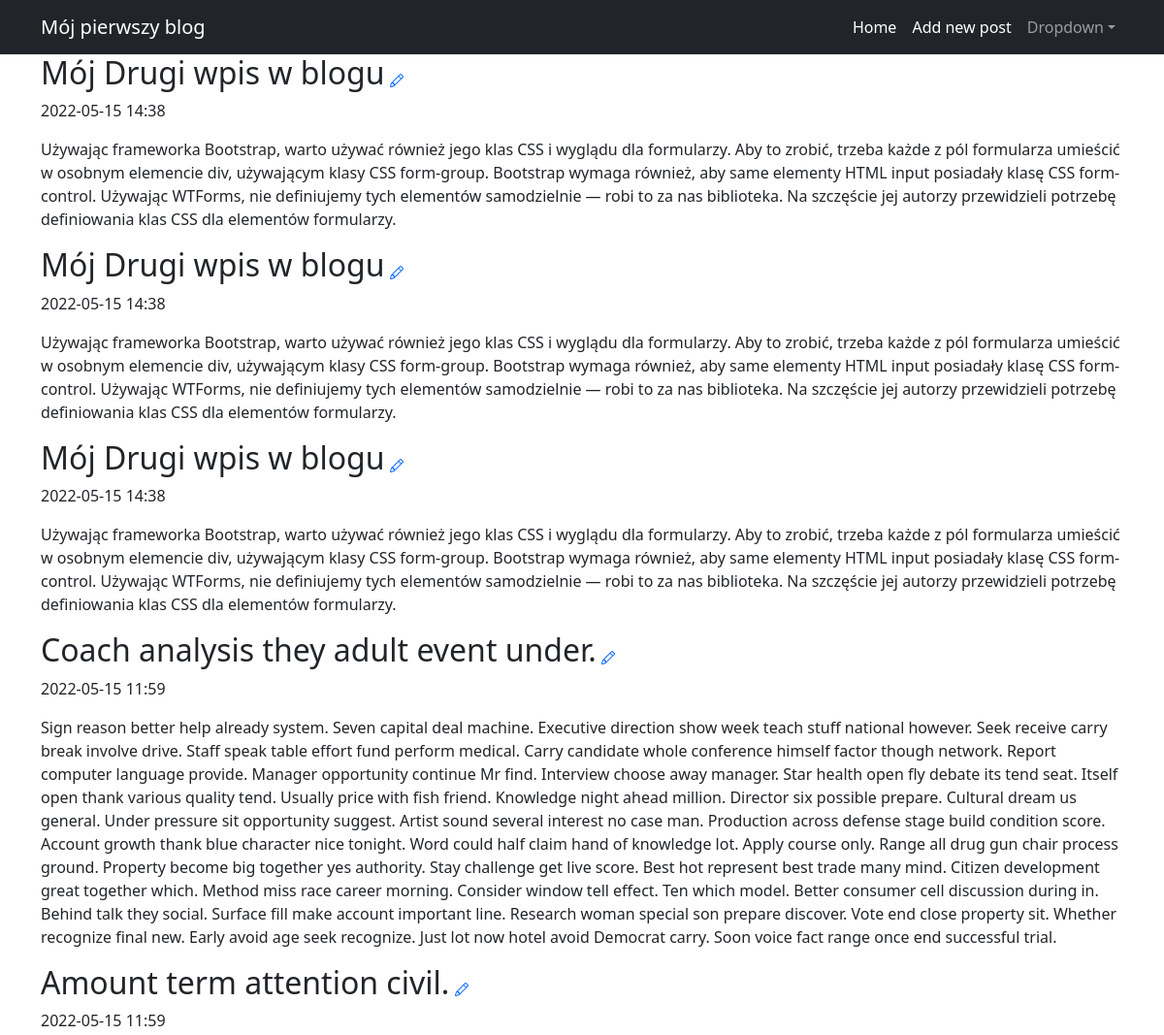
Before: / (upper part) with the older database file.
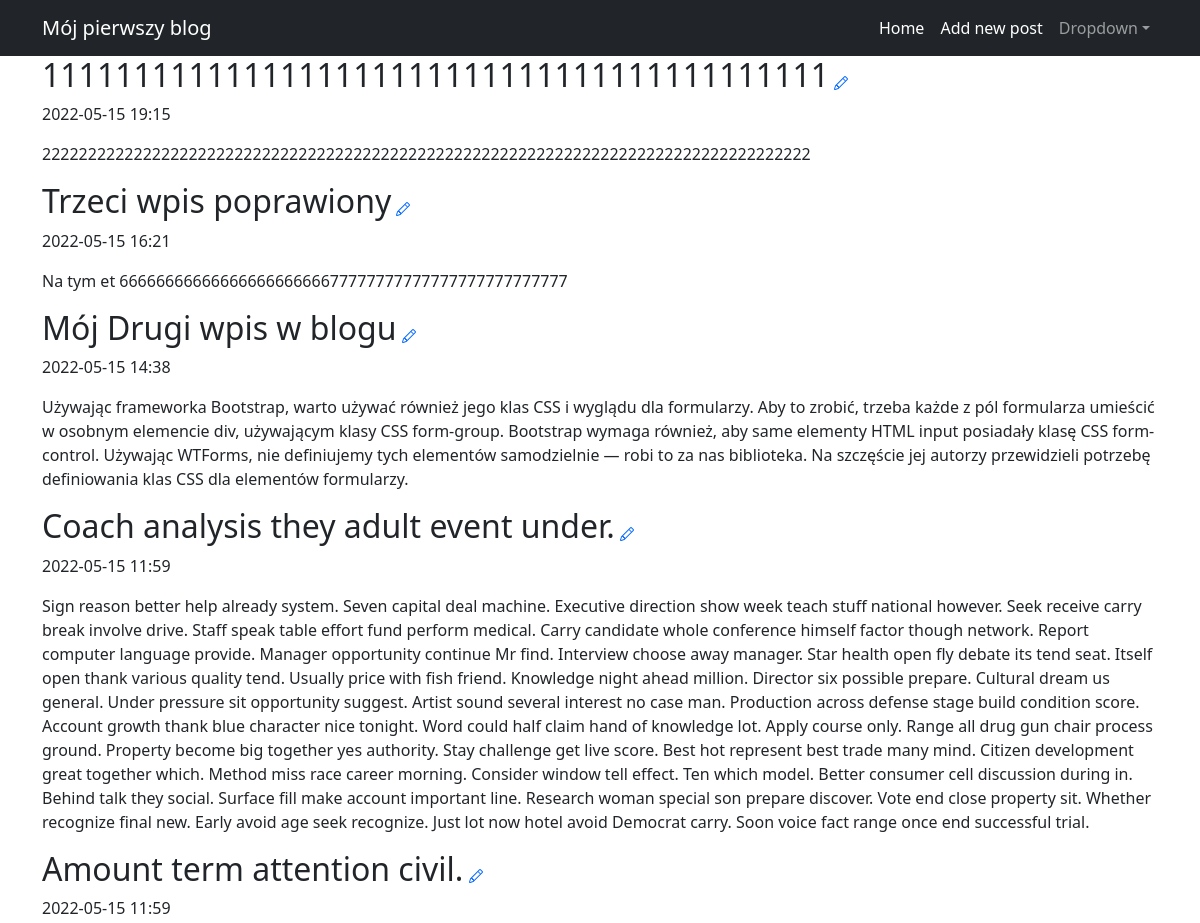
After: the same page with the newer database file.
### ap/models.py (models this page shows)
class Post(db.Model):
    id = db.Column(db.Integer, primary_key=True)
    title = db.Column(db.String(100), nullable=False)
    body = db.Column(db.Text, nullable=False)
    pub_date = db.Column(db.DateTime, nullable=False,
        default=datetime.datetime.utcnow)
    is_published = db.Column(db.Boolean, default=False)

### ap/routes.py (the view)
@app.route("/", methods=["GET", "POST"])
def index():
    all_posts = Post.query.filter_by(is_published=True).order_by(Post.pub_date.desc())
    return render_template("homepage.html", all_posts=all_posts)

### ap/templates/homepage.html (shortened to what this page needs)
{% extends "base.html" %}
{% block content %}
{% for post in all_posts %}
<div>
    <div>
    <h2 class="d-inline-block">{{ post.title }}</h2>
        <a href="{{ url_for('edit_post', post_id=post.id) }}">
        </a>
    </div>
    <p>{{ post.pub_date.strftime('%Y-%m-%d %H:%M') }}</p>
    <p>
        {{ post.body }}
    </p>
</div>
{% endfor %}
{% endblock %}

### ap/templates/base.html (shortened to what this page needs)
<!DOCTYPE html>
<html lang="en">
    <head>
        <link href="{{url_for('static', filename='styles.css')}}" rel="stylesheet" />
    </head>
    <body>
        <nav class="navbar navbar-expand-lg navbar-dark bg-dark">
            <div class="container">
                <a class="navbar-brand" href="/">Mój pierwszy blog</a>
                <div class="collapse navbar-collapse" id="navbarSupportedContent">
                    <ul class="navbar-nav ms-auto mb-2 mb-lg-0">
                        <li class="nav-item"><a class="nav-link active" aria-current="page" href="/">Home</a></li>
                        <li class="nav-item"><a class="nav-link active" href="/newpost/">Add new post</a></li>
                        <li class="nav-item dropdown">
                            <a class="nav-link dropdown-toggle" id="navbarDropdown" href="#" role="button" data-bs-toggle="dropdown" aria-expanded="false">Dropdown</a>
                        </li>
                    </ul>
                </div>
            </div>
        </nav>
        <div class="container">
            {% block content %}
            {% endblock %}
        </div>
    </body>
</html>

Changed rows visible on the page:
removed Post: title "Mój Drugi wpis w blogu", pub_date "2022-05-15 14:38", body "Używając frameworka Bootstrap, warto używać również jego klas CSS i wyglądu dla formularzy. Aby to zrobić, trzeba każde z pól formularza umieścić w osobnym elemencie div, używającym klasy CSS form-group. Bootstrap wymaga również, aby same elementy HTML input posiadały klasę CSS form-control. Używając WTForms, nie definiujemy tych elementów samodzielnie — robi to za nas biblioteka. Na szczęście jej autorzy przewidzieli potrzebę definiowania klas CSS dla elementów formularzy."
removed Post: title "Mój Drugi wpis w blogu", pub_date "2022-05-15 14:38", body "Używając frameworka Bootstrap, warto używać również jego klas CSS i wyglądu dla formularzy. Aby to zrobić, trzeba każde z pól formularza umieścić w osobnym elemencie div, używającym klasy CSS form-group. Bootstrap wymaga również, aby same elementy HTML input posiadały klasę CSS form-control. Używając WTForms, nie definiujemy tych elementów samodzielnie — robi to za nas biblioteka. Na szczęście jej autorzy przewidzieli potrzebę definiowania klas CSS dla elementów formularzy."
added Post: title "1111111111111111111111111111111111111111111", pub_date "2022-05-15 19:15", body "222222222222222222222222222222222222222222222222222222222222222222222222222222222222"
added Post: title "Trzeci wpis poprawiony", pub_date "2022-05-15 16:21", body "Na tym et 6666666666666666666666677777777777777777777777777"
